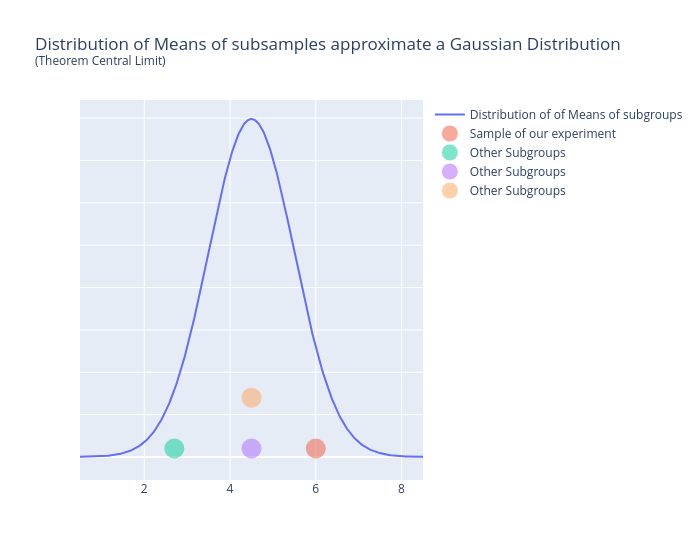

Write notebook code for a chart like this one.
### Markdown cell above
<h3>Below we plot the distribution of the mean of our samples.</h3>

### Code cell
mu = 4.5
sigma = 1

x = np.linspace(mu - 4*sigma, mu + 4*sigma, 500)
y = norm.pdf(x, mu, sigma)


fig = go.Figure()
fig.add_trace(go.Scatter(x=x,y=y,mode='lines',name='Distribution of of Means of subgroups',line=dict(width=2)))
fig.add_trace(go.Scatter(x=[6],y=[0.01],mode='markers',name='Sample of our experiment',marker=dict(size=20, opacity=0.5)))
fig.add_trace(go.Scatter(x=[2.7],y=[0.01],mode='markers',name='Other Subgroups',marker=dict(size=20, opacity=0.5)))
fig.add_trace(go.Scatter(x=[4.5],y=[0.01],mode='markers',name='Other Subgroups',marker=dict(size=20, opacity=0.5)))
fig.add_trace(go.Scatter(x=[4.5],y=[0.07],mode='markers',name='Other Subgroups',marker=dict(size=20, opacity=0.5)))
fig.update_layout(xaxis=dict(title=None),yaxis=dict(title=None,showticklabels=False),width=700, 
                  title='Distribution of Means of subsamples approximate a Gaussian Distribution <br><sup>(Theorem Central Limit)')

fig.show()

### Figure 1 — Plotly figure (JSON) as saved in the notebook; plotly's stock layout.template omitted (floating-point values rounded to 4 significant figures; data arrays with more than 128 entries replaced by an {"elided": "..."} marker saying what was removed)
{"data": [{"line": {"width": 2}, "mode": "lines", "name": "Distribution of of Means of subgroups", "type": "scatter", "x": {"elided": "500 float values"}, "y": {"elided": "500 float values"}}, {"marker": {"opacity": 0.5, "size": 20}, "mode": "markers", "name": "Sample of our experiment", "type": "scatter", "x": [6], "y": [0.01]}, {"marker": {"opacity": 0.5, "size": 20}, "mode": "markers", "name": "Other Subgroups", "type": "scatter", "x": [2.7], "y": [0.01]}, {"marker": {"opacity": 0.5, "size": 20}, "mode": "markers", "name": "Other Subgroups", "type": "scatter", "x": [4.5], "y": [0.01]}, {"marker": {"opacity": 0.5, "size": 20}, "mode": "markers", "name": "Other Subgroups", "type": "scatter", "x": [4.5], "y": [0.07]}], "layout": {"title": {"text": "Distribution of Means of subsamples approximate a Gaussian Distribution <br><sup>(Theorem Central Limit)"}, "width": 700, "xaxis": {"title": {}}, "yaxis": {"showticklabels": false, "title": {}}}}
